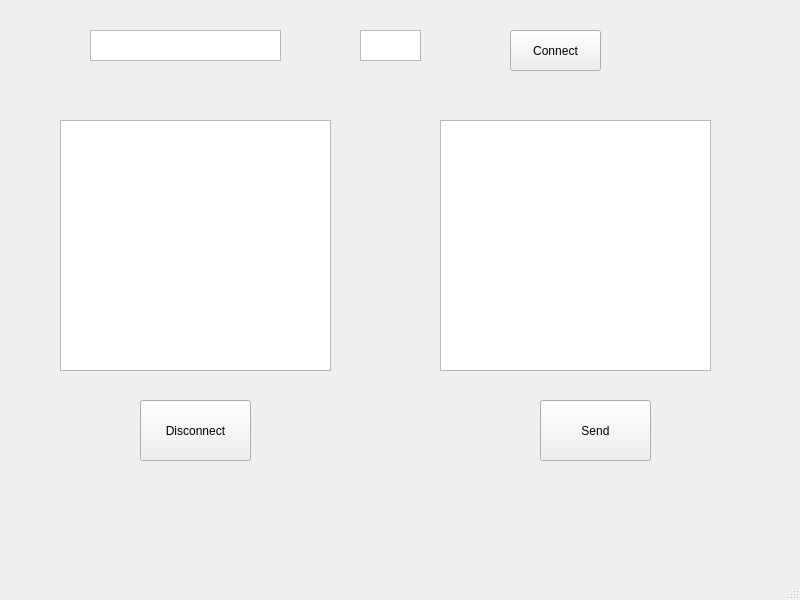
<?xml version="1.0" encoding="UTF-8"?>
<ui version="4.0">
 <class>Client</class>
 <widget class="QMainWindow" name="Client">
  <property name="geometry">
   <rect>
    <x>0</x>
    <y>0</y>
    <width>800</width>
    <height>600</height>
   </rect>
  </property>
  <property name="windowTitle">
   <string>Client</string>
  </property>
  <widget class="QWidget" name="centralwidget">
   <widget class="QPushButton" name="send">
    <property name="geometry">
     <rect>
      <x>540</x>
      <y>400</y>
      <width>111</width>
      <height>61</height>
     </rect>
    </property>
    <property name="text">
     <string>Send</string>
    </property>
   </widget>
   <widget class="QTextEdit" name="rec_window">
    <property name="geometry">
     <rect>
      <x>60</x>
      <y>120</y>
      <width>271</width>
      <height>251</height>
     </rect>
    </property>
   </widget>
   <widget class="QTextEdit" name="send_window">
    <property name="geometry">
     <rect>
      <x>440</x>
      <y>120</y>
      <width>271</width>
      <height>251</height>
     </rect>
    </property>
   </widget>
   <widget class="QPushButton" name="disconnect">
    <property name="geometry">
     <rect>
      <x>140</x>
      <y>400</y>
      <width>111</width>
      <height>61</height>
     </rect>
    </property>
    <property name="text">
     <string>Disconnect</string>
    </property>
   </widget>
   <widget class="QTextEdit" name="IP">
    <property name="geometry">
     <rect>
      <x>90</x>
      <y>30</y>
      <width>191</width>
      <height>31</height>
     </rect>
    </property>
   </widget>
   <widget class="QTextEdit" name="port">
    <property name="geometry">
     <rect>
      <x>360</x>
      <y>30</y>
      <width>61</width>
      <height>31</height>
     </rect>
    </property>
   </widget>
   <widget class="QPushButton" name="Connect">
    <property name="geometry">
     <rect>
      <x>510</x>
      <y>30</y>
      <width>91</width>
      <height>41</height>
     </rect>
    </property>
    <property name="text">
     <string>Connect</string>
    </property>
   </widget>
  </widget>
  <widget class="QMenuBar" name="menubar">
   <property name="geometry">
    <rect>
     <x>0</x>
     <y>0</y>
     <width>800</width>
     <height>23</height>
    </rect>
   </property>
  </widget>
  <widget class="QStatusBar" name="statusbar"/>
 </widget>
 <resources/>
 <connections/>
</ui>
